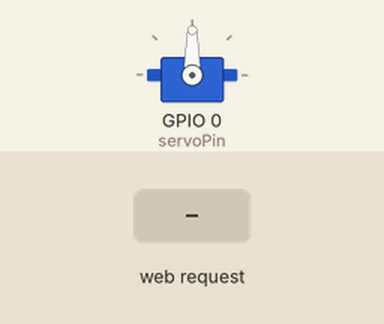
This sketch was run on a simulated ESP32-C3. On the bench: servo. The test bench sets the inputs (shaded band). WiFi joins after 1.5 s; servers stay silent unless stated; not simulated (calls return 0 or success): secrets.h; what the sketch prints to the serial monitor is not drawn.

Above: at 6.2 s.
6.3 s: HTTP request GET /set20 received
At 7.5 s:
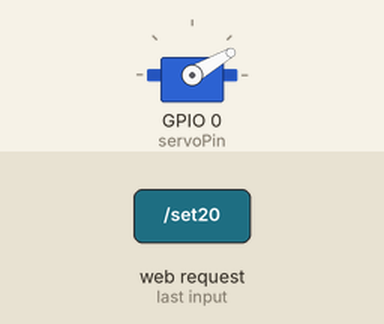
7.8 s: HTTP request GET /set80 received
At 8.7 s:
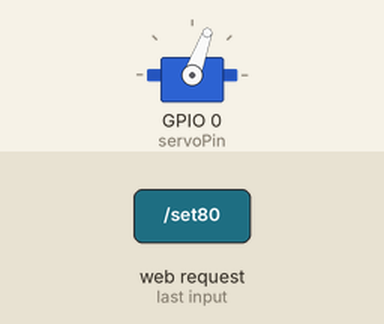
Timing chart, 0 to 10.8 s (numbered marks = the images above; inputs shaded):
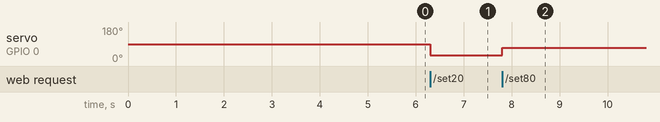

Measured:
- after the input at 6.3 s, servo on GPIO 0 (servoPin): 90° → 30° at once
- after the input at 7.8 s, servo on GPIO 0 (servoPin): 30° → 70° at once

The sketch:

simplet-servo.ino
```cpp
// Version hyper simpliste pour bouger de A à B un servo moteur via une page web

// Utilisation: http://adrs_ip

// Il faut installer sur Arduino IDE la lib ESP32Servo de Kevin Harrington et John K. Bennett

//
// ATTENTION, ce code a été testé sur un esp32-c3 super mini. Pas testé sur les autres boards !
//
#define zVERSION        "zf250625.1023"
#define zHOST           "simplet-servo"              // ATTENTION, tout en minuscule


// General
const int ledPin = 8;             // the number of the LED pin
const int buttonPin = 9;          // the number of the pushbutton pin

#include "secrets.h"

#include <WiFi.h>
#include <ESP32Servo.h>
#include <WebServer.h>

// Remplacez par vos informations WiFi
const char* ssid = WIFI_SSID;
const char* password = WIFI_PASSWORD;

WebServer server(80);
Servo myservo;

int servoPin = 0; // Broche où le servo est connecté
int currentPos = 0; // Variable pour stocker la position actuelle du servo

void setup() {
  Serial.begin(19200);
  Serial.setDebugOutput(true);       //pour voir les messages de debug des libs sur la console série !
  delay(3000);                          //le temps de passer sur la Serial Monitor ;-)
  Serial.println("\n\n\n\n**************************************\nCa commence !"); Serial.println(zHOST ", " zVERSION);

  myservo.attach(servoPin);

  // Connexion au réseau WiFi
  WiFi.begin(ssid, password);
  while (WiFi.status() != WL_CONNECTED) {
    delay(1000);
    Serial.println("Connexion au WiFi...");
  }
  Serial.println("Connecté au WiFi");
  Serial.print("Adresse IP: ");
  Serial.println(WiFi.localIP());

  // Configuration des routes du serveur web
  server.on("/", handleRoot);
  server.on("/set20", handleSet20);
  server.on("/set80", handleSet80);

  server.begin();
  Serial.println("Serveur web démarré");
}

void loop() {
  server.handleClient();
}

void handleRoot() {
  String html = "<html><head><title>Contrôle Servo</title>";
  html += "<meta charset='UTF-8'>";
  html += "<meta name='viewport' content='width=device-width, initial-scale=1.0'>"; // Balise meta viewport
  html += "<style>";
  html += "body { font-size: 20px; text-align: center; }"; // Style CSS pour le corps du texte
  html += "button { padding: 15px; font-size: 18px; margin: 10px; }"; // Style pour les boutons
  html += "</style>";
  html += "</head><body>";
  html += "<h1>Contrôle du Servo Moteur</h1>";
  html += "<p>Version: " + String(zVERSION) + "</p>";
  html += "<p>Position actuelle du servo: " + String(currentPos) + " degrés</p>";
  html += "<form action='/set20'><input type='submit' value='20 degrés' style='padding: 15px; font-size: 18px;'></form>";
  html += "<form action='/set80'><input type='submit' value='80 degrés' style='padding: 15px; font-size: 18px;'></form>";
  html += "</body></html>";

  server.send(200, "text/html", html);
}

void handleSet20() {
  currentPos = 30;
  myservo.write(currentPos);
  server.sendHeader("Location", "/");
  server.send(303);
}

void handleSet80() {
  currentPos = 70;
  myservo.write(currentPos);
  server.sendHeader("Location", "/");
  server.send(303);
}
```
